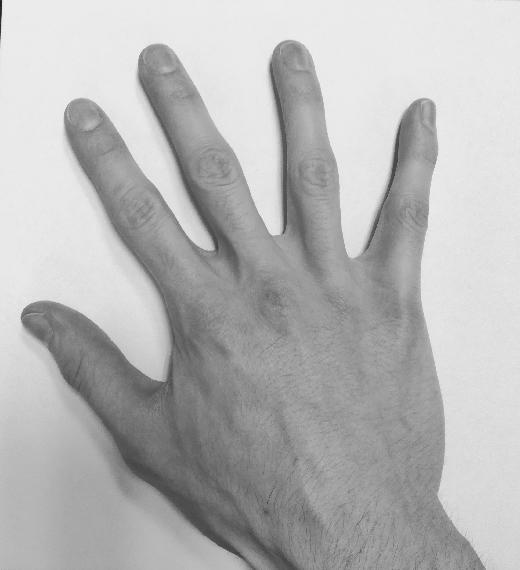
#> input picture TP1 Images Registration Transformations/Source.jpg, 520 x 570 px
$ jupyter execute --allow-errors TP_ImageRegistration_Images_origin.ipynb
#> lines starting #> are read from the running program, lines starting #| are printed output that depends on the picture
## Image registration

**Deadline**: Upload this notebook (rename it as 'TP-ImageRegistration-Images-YOUR-SURNAME.ipynb') to E-Campus before the deadline (see E-campus for the exact timing).

**Goal**: The goal of this notebook is to implement the algorithms seen today for pixel-based image registration. Please complete the code where you see **XXXXXXXXXXXXXX**

You will first take two pictures of your right hand into two different positions. Please keep the same topology, ie do not bend or stick together two fingers for instance.

If you can't take the pictures, you can use two pictures of my hand (see below).

[cell 1]
if 'google.colab' in str(get_ipython()):
  from google_drive_downloader import GoogleDriveDownloader as gdd
  gdd.download_file_from_google_drive(file_id='1XpgGRo839pBwIhb6h77xoG-NtHEg2DVd',
  dest_path='./Source.jpg')

  from google_drive_downloader import GoogleDriveDownloader as gdd
  gdd.download_file_from_google_drive(file_id='12FKfLjKreAksI3rEcDx4_oEn3qjAzEua',
  dest_path='./Target.jpg')
else:
  print('You are not using Colab. Please define working_dir with the absolute path to the folder where you downloaded the data')

# Please modify working_dir only if you are using your Anaconda (and not Google Colab)
# You should write the absolute path of your working directory with the data
workingDir='./'

We will use the skimage library to read and resize images, you can of course use others (openCV, pillow, scipy, etc.)

[cell 2]
from skimage.io import imread
from skimage.transform import resize

import matplotlib.pyplot as plt
from numpy import linalg as LA
import numpy as np
import scipy.ndimage

The first thing to do is to create a function that creates the transformation matrix T. Please complete the following function following the rules explained in the header of the function.

[cell 3]
def Tmatrix(scale=(1,1), rotationAngle=0, shearAngles=(0,0),translation=(0,0),elation=(0,0),reflection=(False,False)):
    '''
    Transformation matrix defined as the composition of 6 possible geometric
    transformations: Reflection (Re), Rotation (R), Scaling (S), Shear (Sh),
    Translation (T) and Elation (E).
    For the linear transformation part, we assume this composition:
        A = Re * R * S * Sh

    Inputs:
            scale: is a tuple with sx and sy (two scalar values)
            rotationAngle: is an angle in degrees (scalar value)
            shearAngles: is a tuple with the two shear angles in degrees (scalar value)
            translation: is a tuple with tx and ty (scalar values)
            elation: is a tuple containing the elation part (scalar values)
            reflection: is a tuple of Boolean values indicating wheter to reflect with respect to x and y axis

    Output:
            T: the 3x3 transformation matrix (homogeneous coordinates)
    '''

    if len(scale) != 2:
        raise ValueError("scale should be a tuple of length 2")
    if len(shearAngles)!= 2:
        raise ValueError("shearAngles should be a tuple of length 2")
    if len(translation)!= 2:
        raise ValueError("translation should be a tuple of length 2")
    if len(elation)!= 2:
        raise ValueError("elation should be a tuple of length 2")
    if len(reflection)!= 2:
        raise ValueError("reflection should be a tuple of length 2")
    if type(reflection[0])!= bool or type(reflection[1]) != bool:
        raise ValueError("reflection should contain two boolean values")
    if np.ndim(rotationAngle) != 0:
        raise ValueError("rotationAngle should be a scalar")

    # transform angles from degrees to radians
    XXXXXXXXXXXXXX

    # compute T
    T =XXXXXXXXXXXXXX

    return T

Test here, your function.

#> (a cell that did not finish here is left out)

Next, we need to create a function that apply the previously created transformation matrix. We will need to apply it either to 2D points, seen as a [Nx2] numpy array where N is the number of points, or to image coordinates, modeled as a [2xNxM] Numpy array where N and M are the number of rows and columns of the image respectively.

[cell 5]
# [62 lines left out: function applyTransformation, not called in this run]

Now, we can test the two functions on some data-sets of 2D points. To keep things simple, you will create two data-sets of points.

In the first one, the points will draw an ellipse (ie uniform sampling on an ellipse).
In the secon data-set, the points will draw a square (ie uniform sampling on a square).

You will then try several (at least five) different trasformations and check if your code works well.

[cell 6]
# Ellipse
theta = np.deg2rad(np.arange(0.0, 360.0, 1.0))
#> (the rest of this cell did not finish here and is left out)

#> (a cell that did not finish here is left out)

Now, we can finally move to images. Here, you can load and plot the two images of your (or mine) right hand. Pixel intensities are normalized in order to be float between 0 and 1.

[cell 8]
SourceIm = imread(workingDir + 'Source.jpg', as_gray=True)
#> SourceIm is the input picture: shape (570, 520); min 29, max 255, mean 181.6
SourceImNorm=(SourceIm - np.amin(SourceIm)) / (np.amax(SourceIm) - np.amin(SourceIm))
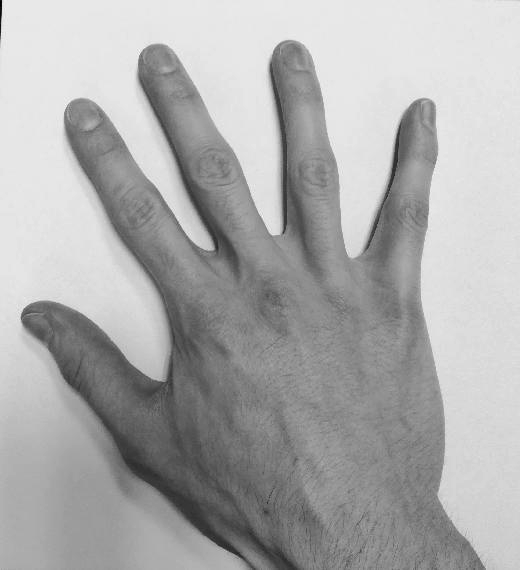
#> SourceImNorm: shape (570, 520) float64; min 0, max 1, mean 0.675
TargetIm = imread(workingDir + 'Target.jpg', as_gray=True)
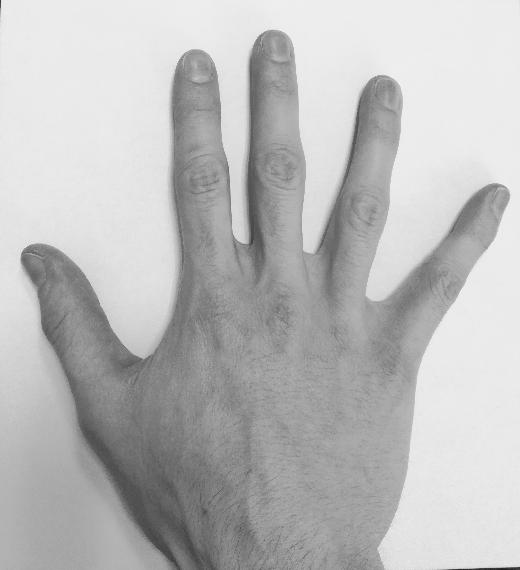
#> input picture TP1 Images Registration Transformations/Target.jpg, 520 x 570 px
#> TargetIm is the input picture: shape (570, 520); min 29, max 250, mean 187.2
TargetImNorm=(TargetIm - np.amin(TargetIm)) / (np.amax(TargetIm) - np.amin(TargetIm))

fig = plt.figure(figsize=(10, 10))
ax1 = plt.subplot(1, 2, 1)
ax2 = plt.subplot(1, 2, 2)
ax1.imshow(SourceImNorm, cmap='gray')
ax1.set_title('Source image')
ax2.imshow(TargetImNorm, cmap='gray')
ax2.set_title('Target image')
plt.show()
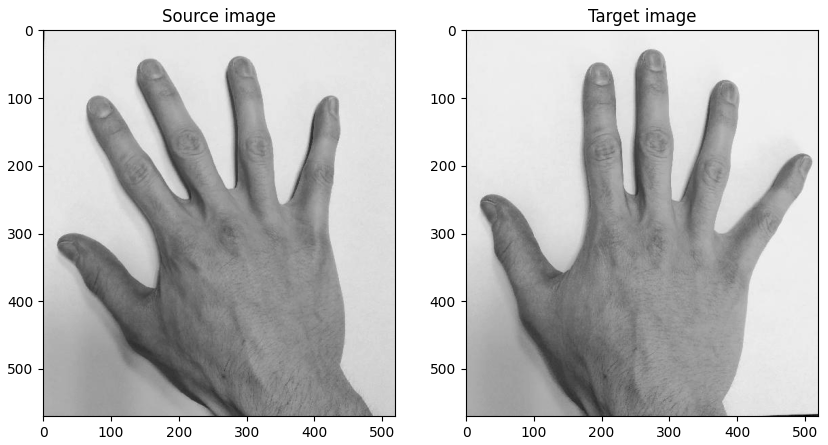
#> figure drawn by matplotlib, 2 panels

In the following function, you will code the forward warping technique with point splatting.

Theoretically, an image could be associated with a coordinate chart giving the real-world coordinates of each pixel. However, the problem becomes more difficult and in many applications we do not actually have this coordinate chart. Here, you will simply consider the coordinate of a pixel as its row and column position.

In the forward warping, as seen during the lecture of this morning, the coordinates of a pixel of a source image $I$ might not be warped exactly onto the output grid. When it falls within the grid, but not on the grid, we assign (ie splat) the pixel intensity of $I$ to the four neighbour 'corners' of the output grid.

These contributions must be weighted and for this reason a typical solution is to create an 'accumulator'. This is an array of the same size of the output grid which quantifies the number of contributions that each corner of the output grid has received. By simply dividing by the number of contributions (output grid ./ accumulator), we obtain at each corner of the output grid an averaged estimate of the intensity of the transformed image.

[cell 9]
# [82 lines left out: function ForwardWarping, not called in this run]

Let's test your implementation of the forward warping with the right hand image. Test with at least 5 different transformation matrices (try different configurations).

[cell 10]
# Resize image (to make it faster...)
X= resize(SourceImNorm, (250,250), anti_aliasing=True)
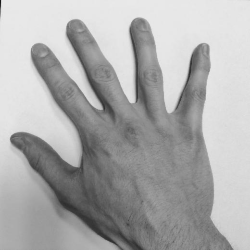
#> X: shape (250, 250) float64; min 0.0932, max 0.922, mean 0.675
#> (the rest of this cell did not finish here and is left out)

print('The transformation matrix T is:\n', T)

Xmf=ForwardWarping(X,T,outputShape=None)

fig = plt.figure(figsize=(15, 15))
ax1 = plt.subplot(1, 2, 1)
ax2 = plt.subplot(1, 2, 2)
ax1.imshow(X, cmap='gray')
ax1.set_title('Source image')
ax2.imshow(Xmf, cmap='gray')
ax2.set_title('Forward warped image')
plt.show()

Now, we can implement the Inverse Warping (what is usually used as seen this morning).

As before, you will not use external coordinates, the coordinates of a pixel will be its row and column position.

For the interpolation step, you will implement and use the nearest neighbour tehcnique but you can implement and use otherw (e.g. bilinear, cubic, etc.) if you wish.

#> (a cell that did not finish here is left out)

Let's test the inverse warping and compare it with the implementation of scipy. Test with at least 5 different transformation matrices (try different onfigurations).
Be careful, the implementation of scipy works only with affine transformations.
You can use other implementations from opencv or skimage (even for the projective transformations) if you want.

#> (a cell that did not finish here is left out)
